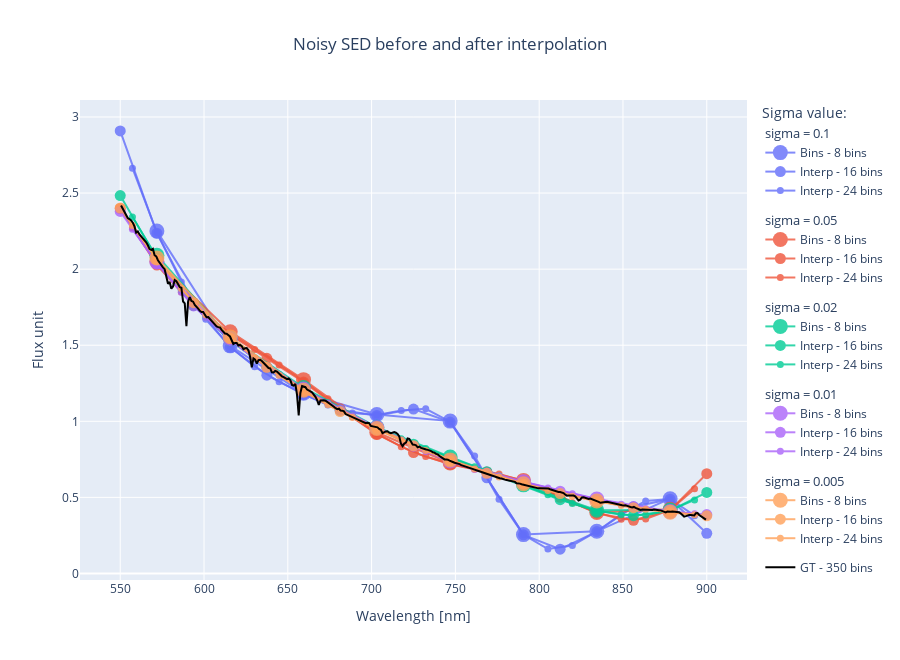

The cell this chart's notebook holds for it:
### Markdown cell above
# Noisy interpolated SED visualisation

### Code cell
# Apply various interpolations to one SED and compare to ground truth
test_SED = SED_list[display_star]
filt_SED = gen_poly_fieldPSF.sim_psf_toolkit.filter_SED(test_SED,8)

interp_kind = 'cubic'
gen_poly_fieldPSF.sim_psf_toolkit.extrapolate = True

colors = plotly.colors.qualitative.Plotly

fig = go.Figure()

for idx,sigma in enumerate(sigma_list):
    filt_SED = gen_poly_fieldPSF.sim_psf_toolkit.filter_SED(test_SED,8)
    # Add noise and normalise
    filt_SED[:,1] = filt_SED[:,1] + gen_poly_fieldPSF.sim_psf_toolkit.SED_gen_noise(len(filt_SED), sigma)/len(filt_SED)
    filt_SED[:,1] = filt_SED[:,1]/np.sum(filt_SED[:,1])
    interp_SED_1 = gen_poly_fieldPSF.sim_psf_toolkit.interp_SED(filt_SED, 1, 8, interp_kind)
    interp_SED_2 = gen_poly_fieldPSF.sim_psf_toolkit.interp_SED(filt_SED, 2, 8, interp_kind)
    # Plot traces
    fig.add_trace(go.Scatter(x=filt_SED[:,0],y=filt_SED[:,1]*len(filt_SED),name='Bins - 8 bins',marker=dict(size=15),
                line=dict(color=colors[idx]),legendgroup=sigma,legendgrouptitle_text='sigma = {}'.format(sigma),opacity=0.8))
    fig.add_trace(go.Scatter(x=interp_SED_1[:,0],y=interp_SED_1[:,1]*sum(interp_SED_1[:,2])/interp_SED_1[:,2],name='Interp - 16 bins',marker=dict(size=11),
                line=dict(color=colors[idx]),legendgroup=sigma,legendgrouptitle_text='sigma = {}'.format(sigma),opacity=0.8))
    fig.add_trace(go.Scatter(x=interp_SED_2[:,0],y=interp_SED_2[:,1]*sum(interp_SED_2[:,2])/interp_SED_2[:,2],name='Interp - 24 bins',mode='lines+markers',marker=dict(size=7),
                line=dict(color=colors[idx]),legendgroup=sigma,legendgrouptitle_text='sigma = {}'.format(sigma),opacity=0.8))

fig.add_trace(go.Scatter(x=test_SED[:,0],y=test_SED[:,1]*len(test_SED),name='GT - 350 bins',
            line=dict(color='black')))

fig.update_layout(legend_title_text='Sigma value:', title={'text':'Noisy SED before and after interpolation', 'x':0.5}, width=900, height=660)

fig.update_xaxes(title_text="Wavelength [nm]")
fig.update_yaxes(title_text="Flux unit")

#fig.write_image('../outputs/plots/noisy_SED_interp_vs_GT.pdf', engine='kaleido')
fig.show()

### Figure 1 — Plotly figure (JSON) as saved in the notebook; plotly's stock layout.template omitted (floating-point values rounded to 4 significant figures; data arrays with more than 128 entries replaced by an {"elided": "..."} marker saying what was removed)
{"data": [{"legendgroup": "0.1", "legendgrouptitle": {"text": "sigma = 0.1"}, "line": {"color": "#636EFA"}, "marker": {"size": 15}, "name": "Bins - 8 bins", "opacity": 0.8, "type": "scatter", "x": [571.9, 615.6, 659.4, 703.1, 746.9, 790.6, 834.4, 878.1], "y": [2.25, 1.496, 1.184, 1.045, 1.001, 0.2555, 0.2769, 0.4914]}, {"legendgroup": "0.1", "legendgrouptitle": {"text": "sigma = 0.1"}, "line": {"color": "#636EFA"}, "marker": {"size": 11}, "name": "Interp - 16 bins", "opacity": 0.8, "type": "scatter", "x": [550, 571.9, 593.8, 615.6, 637.5, 659.4, 681.2, 703.1, 725, 746.9, 768.8, 790.6, 812.5, 834.4, 856.2, 878.1, 900], "y": [2.909, 2.236, 1.78, 1.486, 1.303, 1.177, 1.074, 1.038, 1.081, 0.9949, 0.6285, 0.2539, 0.1598, 0.2751, 0.4384, 0.4883, 0.2636]}, {"legendgroup": "0.1", "legendgrouptitle": {"text": "sigma = 0.1"}, "line": {"color": "#636EFA"}, "marker": {"size": 7}, "mode": "lines+markers", "name": "Interp - 24 bins", "opacity": 0.8, "type": "scatter", "x": [557.3, 571.9, 586.5, 601.0, 615.6, 630.2, 644.8, 659.4, 674.0, 688.5, 703.1, 717.7, 732.3, 746.9, 761.5, 776.0, 790.6, 805.2, 819.8, 834.4, 849.0, 863.5, 878.1, 892.7], "y": [2.664, 2.241, 1.916, 1.67, 1.49, 1.359, 1.26, 1.18, 1.107, 1.054, 1.041, 1.071, 1.082, 0.9973, 0.7721, 0.487, 0.2545, 0.1604, 0.1834, 0.2758, 0.3896, 0.4768, 0.4895, 0.3799]}, {"legendgroup": "0.05", "legendgrouptitle": {"text": "sigma = 0.05"}, "line": {"color": "#EF553B"}, "marker": {"size": 15}, "name": "Bins - 8 bins", "opacity": 0.8, "type": "scatter", "x": [571.9, 615.6, 659.4, 703.1, 746.9, 790.6, 834.4, 878.1], "y": [2.051, 1.589, 1.274, 0.9261, 0.726, 0.6117, 0.4012, 0.4214]}, {"legendgroup": "0.05", "legendgrouptitle": {"text": "sigma = 0.05"}, "line": {"color": "#EF553B"}, "marker": {"size": 11}, "name": "Interp - 16 bins", "opacity": 0.8, "type": "scatter", "x": [550, 571.9, 593.8, 615.6, 637.5, 659.4, 681.2, 703.1, 725, 746.9, 768.8, 790.6, 812.5, 834.4, 856.2, 878.1, 900], "y": [2.399, 2.026, 1.762, 1.57, 1.414, 1.259, 1.082, 0.915, 0.7942, 0.7173, 0.6672, 0.6043, 0.5006, 0.3964, 0.3492, 0.4163, 0.6554]}, {"legendgroup": "0.05", "legendgrouptitle": {"text": "sigma = 0.05"}, "line": {"color": "#EF553B"}, "marker": {"size": 7}, "mode": "lines+markers", "name": "Interp - 24 bins", "opacity": 0.8, "type": "scatter", "x": [557.3, 571.9, 586.5, 601.0, 615.6, 630.2, 644.8, 659.4, 674.0, 688.5, 703.1, 717.7, 732.3, 746.9, 761.5, 776.0, 790.6, 805.2, 819.8, 834.4, 849.0, 863.5, 878.1, 892.7], "y": [2.272, 2.037, 1.85, 1.7, 1.578, 1.471, 1.371, 1.265, 1.147, 1.028, 0.9196, 0.8332, 0.7681, 0.7209, 0.6865, 0.6531, 0.6074, 0.5408, 0.4654, 0.3984, 0.3568, 0.3578, 0.4184, 0.5559]}, {"legendgroup": "0.02", "legendgrouptitle": {"text": "sigma = 0.02"}, "line": {"color": "#00CC96"}, "marker": {"size": 15}, "name": "Bins - 8 bins", "opacity": 0.8, "type": "scatter", "x": [571.9, 615.6, 659.4, 703.1, 746.9, 790.6, 834.4, 878.1], "y": [2.091, 1.546, 1.222, 0.9614, 0.7657, 0.5824, 0.4155, 0.4166]}, {"legendgroup": "0.02", "legendgrouptitle": {"text": "sigma = 0.02"}, "line": {"color": "#00CC96"}, "marker": {"size": 11}, "name": "Interp - 16 bins", "opacity": 0.8, "type": "scatter", "x": [550, 571.9, 593.8, 615.6, 637.5, 659.4, 681.2, 703.1, 725, 746.9, 768.8, 790.6, 812.5, 834.4, 856.2, 878.1, 900], "y": [2.484, 2.07, 1.761, 1.531, 1.355, 1.209, 1.074, 0.9518, 0.8492, 0.7581, 0.6684, 0.5766, 0.4847, 0.4114, 0.3796, 0.4124, 0.5328]}, {"legendgroup": "0.02", "legendgrouptitle": {"text": "sigma = 0.02"}, "line": {"color": "#00CC96"}, "marker": {"size": 7}, "mode": "lines+markers", "name": "Interp - 24 bins", "opacity": 0.8, "type": "scatter", "x": [557.3, 571.9, 586.5, 601.0, 615.6, 630.2, 644.8, 659.4, 674.0, 688.5, 703.1, 717.7, 732.3, 746.9, 761.5, 776.0, 790.6, 805.2, 819.8, 834.4, 849.0, 863.5, 878.1, 892.7], "y": [2.342, 2.078, 1.861, 1.683, 1.537, 1.415, 1.31, 1.214, 1.122, 1.035, 0.9557, 0.8852, 0.8215, 0.7612, 0.7013, 0.6408, 0.579, 0.5165, 0.4589, 0.4131, 0.3857, 0.3838, 0.4141, 0.4835]}, {"legendgroup": "0.01", "legendgrouptitle": {"text": "sigma = 0.01"}, "line": {"color": "#AB63FA"}, "marker": {"size": 15}, "name": "Bins - 8 bins", "opacity": 0.8, "type": "scatter", "x": [571.9, 615.6, 659.4, 703.1, 746.9, 790.6, 834.4, 878.1], "y": [2.047, 1.544, 1.212, 0.9591, 0.7394, 0.6027, 0.489, 0.4071]}, {"legendgroup": "0.01", "legendgrouptitle": {"text": "sigma = 0.01"}, "line": {"color": "#AB63FA"}, "marker": {"size": 11}, "name": "Interp - 16 bins", "opacity": 0.8, "type": "scatter", "x": [550, 571.9, 593.8, 615.6, 637.5, 659.4, 681.2, 703.1, 725, 746.9, 768.8, 790.6, 812.5, 834.4, 856.2, 878.1, 900], "y": [2.379, 2.036, 1.758, 1.535, 1.354, 1.205, 1.074, 0.9535, 0.8366, 0.7351, 0.6596, 0.5992, 0.541, 0.4862, 0.4392, 0.4047, 0.3872]}, {"legendgroup": "0.01", "legendgrouptitle": {"text": "sigma = 0.01"}, "line": {"color": "#AB63FA"}, "marker": {"size": 7}, "mode": "lines+markers", "name": "Interp - 24 bins", "opacity": 0.8, "type": "scatter", "x": [557.3, 571.9, 586.5, 601.0, 615.6, 630.2, 644.8, 659.4, 674.0, 688.5, 703.1, 717.7, 732.3, 746.9, 761.5, 776.0, 790.6, 805.2, 819.8, 834.4, 849.0, 863.5, 878.1, 892.7], "y": [2.262, 2.04, 1.848, 1.682, 1.538, 1.414, 1.305, 1.208, 1.119, 1.036, 0.9558, 0.8767, 0.8021, 0.7368, 0.6839, 0.6401, 0.6006, 0.5616, 0.5234, 0.4873, 0.4548, 0.4271, 0.4057, 0.3918]}, {"legendgroup": "0.005", "legendgrouptitle": {"text": "sigma = 0.005"}, "line": {"color": "#FFA15A"}, "marker": {"size": 15}, "name": "Bins - 8 bins", "opacity": 0.8, "type": "scatter", "x": [571.9, 615.6, 659.4, 703.1, 746.9, 790.6, 834.4, 878.1], "y": [2.073, 1.555, 1.204, 0.9525, 0.7461, 0.5899, 0.4763, 0.4026]}, {"legendgroup": "0.005", "legendgrouptitle": {"text": "sigma = 0.005"}, "line": {"color": "#FFA15A"}, "marker": {"size": 11}, "name": "Interp - 16 bins", "opacity": 0.8, "type": "scatter", "x": [550, 571.9, 593.8, 615.6, 637.5, 659.4, 681.2, 703.1, 725, 746.9, 768.8, 790.6, 812.5, 834.4, 856.2, 878.1, 900], "y": [2.402, 2.062, 1.78, 1.547, 1.355, 1.197, 1.064, 0.9472, 0.8393, 0.742, 0.6583, 0.5867, 0.5253, 0.4737, 0.4321, 0.4004, 0.3789]}, {"legendgroup": "0.005", "legendgrouptitle": {"text": "sigma = 0.005"}, "line": {"color": "#FFA15A"}, "marker": {"size": 7}, "mode": "lines+markers", "name": "Interp - 24 bins", "opacity": 0.8, "type": "scatter", "x": [557.3, 571.9, 586.5, 601.0, 615.6, 630.2, 644.8, 659.4, 674.0, 688.5, 703.1, 717.7, 732.3, 746.9, 761.5, 776.0, 790.6, 805.2, 819.8, 834.4, 849.0, 863.5, 878.1, 892.7], "y": [2.287, 2.067, 1.872, 1.701, 1.55, 1.418, 1.302, 1.2, 1.109, 1.026, 0.9494, 0.8763, 0.8073, 0.7437, 0.6862, 0.6346, 0.588, 0.5459, 0.5081, 0.4748, 0.4458, 0.4213, 0.4013, 0.3858]}, {"line": {"color": "black"}, "name": "GT - 350 bins", "type": "scatter", "x": {"elided": "350 float values"}, "y": {"elided": "350 float values"}}], "layout": {"height": 660, "legend": {"title": {"text": "Sigma value:"}}, "title": {"text": "Noisy SED before and after interpolation", "x": 0.5}, "width": 900, "xaxis": {"title": {"text": "Wavelength [nm]"}}, "yaxis": {"title": {"text": "Flux unit"}}}}
